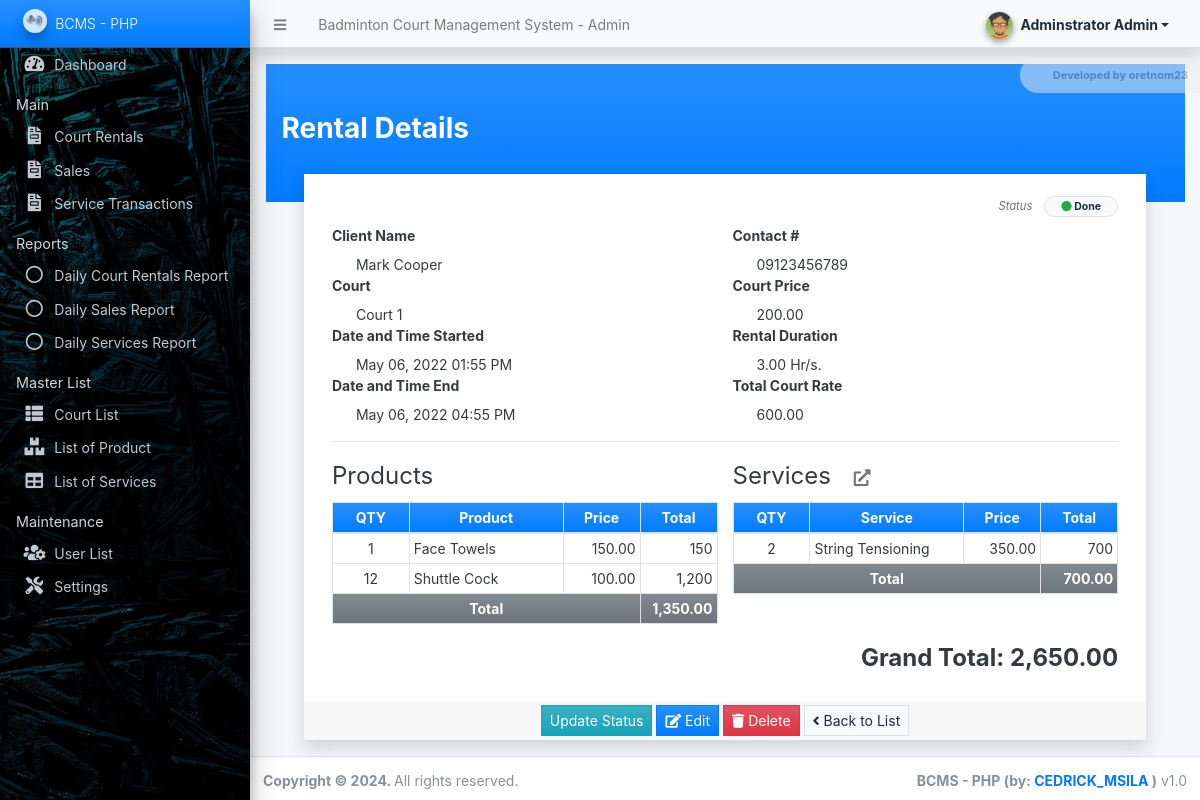
Screenshot of /admin/?page=court_rentals/view_court_rental&id=2 (signed in) with the database file from the repository.
### tables this page shows
CREATE TABLE `sales_transaction_items` (
  `sales_transaction_id` int(30) NOT NULL,
  `product_id` int(30) NOT NULL,
  `price` float(12,2) NOT NULL DEFAULT 0.00,
  `quantity` int(30) NOT NULL DEFAULT 0
);

CREATE TABLE `product_list` (
  `id` int(30) NOT NULL,
  `name` text NOT NULL,
  `price` float(12,2) NOT NULL DEFAULT 0.00,
  `status` tinyint(1) NOT NULL DEFAULT 1,
  `delete_flag` tinyint(1) NOT NULL DEFAULT 0,
  `date_created` datetime NOT NULL DEFAULT current_timestamp(),
  `date_updated` datetime NOT NULL DEFAULT current_timestamp() ON UPDATE current_timestamp()
);

CREATE TABLE `service_transaction_items` (
  `service_transaction_id` int(30) NOT NULL,
  `service_id` int(30) NOT NULL,
  `price` float(12,2) NOT NULL DEFAULT 0.00,
  `quantity` int(30) NOT NULL DEFAULT 0
);

CREATE TABLE `service_list` (
  `id` int(30) NOT NULL,
  `name` text NOT NULL,
  `price` float(12,2) NOT NULL DEFAULT 0.00,
  `status` tinyint(1) NOT NULL DEFAULT 1,
  `delete_flag` tinyint(1) NOT NULL DEFAULT 0,
  `date_created` datetime NOT NULL DEFAULT current_timestamp(),
  `date_updated` datetime NOT NULL DEFAULT current_timestamp() ON UPDATE current_timestamp()
);

### config.php (called while the page is built, shortened)
<?php
function format_num($number = '' , $decimal = ''){
    if(is_numeric($number)){
        $ex = explode(".",$number);
        $decLen = isset($ex[1]) ? strlen($ex[1]) : 0;
        if(is_numeric($decimal)){
            return number_format($number,$decimal);
        }else{
            return number_format($number,$decLen);
        }
    }else{
        return "Invalid Input";
    }
}
?>

### admin/court_rentals/view_court_rental.php (the view, shortened to what this page needs)
<?php
$gtotal = 0;
?>
<div class="mx-0 py-5 px-3 mx-ns-4 bg-gradient-primary">
	<h3><b>Rental Details</b></h3>
</div>
<div class="row justify-content-center" style="margin-top:-2em;">
	<div class="col-lg-11 col-md-11 col-sm-12 col-xs-12">
		<div class="card rounded-0 shadow">
			<div class="card-body">
				<div class="container-fluid">
					<div class="text-right">
						<span><small class="text-muted mr-2"><em>Status</em></small></span>
						<?php $status = isset($status) ? $status : ''; ?>
						<?php
							switch($status){
								case 1:
									echo '<span class="badge badge-light bg-gradient-light py-1 border rounded-pill px-3"><i class="fa fa-circle text-success"></i> Done</span>';
									break;
							}
						?>
					</div>
					<div class="row">
						<div class="col-lg-6 col-md-6 col-sm-12 col-sm-12">
							<label for="control-label">Client Name</label>
							<div class="pl-4"><?= isset($client_name) ? $client_name : '' ?></div>
						</div>
						<div class="col-lg-6 col-md-6 col-sm-12 col-sm-12">
							<label for="control-label">Contact #</label>
							<div class="pl-4"><?= isset($contact) ? $contact : '' ?></div>
						</div>
					</div>
					<div class="row">
						<div class="col-lg-6 col-md-6 col-sm-12 col-sm-12">
							<label for="control-label">Court</label>
							<div class="pl-4"><?= isset($court) ? $court : '' ?></div>
						</div>
						<div class="col-lg-6 col-md-6 col-sm-12 col-sm-12">
							<label for="control-label">Court Price</label>
							<div class="pl-4"><?= isset($court_price) ? format_num($court_price) : '' ?></div>
						</div>
					</div>
					<div class="row">
						<div class="col-lg-6 col-md-6 col-sm-12 col-sm-12">
							<label for="control-label">Date and Time Started</label>
							<div class="pl-4"><?= isset($datetime_start) ? date("M d, Y h:i A", strtotime($datetime_start)) : '' ?></div>
						</div>
						<div class="col-lg-6 col-md-6 col-sm-12 col-sm-12">
							<label for="control-label">Rental Duration</label>
							<div class="pl-4"><?= isset($hours) ? format_num($hours)." Hr/s." : '' ?></div>
						</div>
					</div>
					<div class="row">
						<div class="col-lg-6 col-md-6 col-sm-12 col-sm-12">
							<label for="control-label">Date and Time End</label>
							<div class="pl-4"><?= isset($datetime_end) ? date("M d, Y h:i A", strtotime($datetime_end)) : '' ?></div>
						</div>
						<div class="col-lg-6 col-md-6 col-sm-12 col-sm-12">
							<label for="control-label">Total Court Rate</label>
							<div class="pl-4"><?= isset($total) ? format_num($total) : '' ?></div>
							<?php $gtotal += (isset($total) ? ($total) : 0) ?>
						</div>
					</div>
					<hr>
					<div class="row">
						<div class="col-lg-6 col-md-6 col-sm-12 col-xs-12">
							<fieldset>
								<legend>Products</legend>
								<table class="table table-bordered">
									<colgroup>
										<col width="20%">
										<col width="40%">
										<col width="20%">
										<col width="20%">
									</colgroup>
									<thead>
										<tr class="bg-gradient-primary">
											<th class="p-1 text-center">QTY</th>
											<th class="p-1 text-center">Product</th>
											<th class="p-1 text-center">Price</th>
											<th class="p-1 text-center">Total</th>
										</tr>
									</thead>
									<tbody>
										<?php
										$total = 0;
										if(isset($id)):
											$sales = $conn->query("SELECT s.*, p.name as product FROM `sales_transaction_items` s inner join `product_list` p on s.product_id = p.id where s.sales_transaction_id in (SELECT id FROM `sales_transaction` where court_rental_id = '{$id}')");
											while($row = $sales->fetch_assoc()):
												$total += $row['quantity'] * $row['price'];
										?>
										<tr>
											<td class="p-1 align-middle text-center"><?= format_num($row['quantity']) ?></td>
											<td class="p-1 align-middle"><?=$row['product'] ?></td>
											<td class="p-1 align-middle text-right"><?= format_num($row['price']) ?></td>
											<td class="p-1 align-middle text-right"><?= format_num($row['price'] * $row['quantity']) ?></td>
										</tr>
										<?php endwhile; ?>
										<?php endif; ?>
									</tbody>
									<tfoot>
										<tr class="bg-gradient-secondary">
											<th class="p-1 text-center align-middle" colspan="3">Total</th>
											<th class="p-1 text-right align-middle"><?= format_num($total,2) ?></th>
											<?php $gtotal += (isset($total) ? ($total) : 0) ?>
										</tr>
									</tfoot>
								</table>
							</fieldset>
						</div>
						<div class="col-lg-6 col-md-6 col-sm-12 col-xs-12">
							<fieldset>
								<?php
								if(isset($id)):
									$sqry = $conn->query("SELECT * from `service_transaction` where court_rental_id = '{$id}'");
									if($sqry->num_rows > 0){
										$res  = $sqry->fetch_assoc();
										$sid = $res['id'];
									}
								endif;
								?>
								<legend>Services
									<?php if(isset($sid)): ?>
										<a href="./?page=service_transactions/view_details&id=<?= $sid ?> p-1" class="text-muted text-decoration-none ml-3" target="_blank" style="font-size:.7em !important"><i class="fa fa-external-link-alt"></i></a>
									<?php endif; ?>
								</legend>
								<table class="table table-bordered">
									<colgroup>
										<col width="20%">
										<col width="40%">
										<col width="20%">
										<col width="20%">
									</colgroup>
									<thead>
										<tr class="bg-gradient-primary">
											<th class="p-1 text-center">QTY</th>
											<th class="p-1 text-center">Service</th>
											<th class="p-1 text-center">Price</th>
											<th class="p-1 text-center">Total</th>
										</tr>
									</thead>
									<tbody>
										<?php
										$total = 0;
										if(isset($id)):
											$services = $conn->query("SELECT st.*, s.name as `service` FROM `service_transaction_items` st inner join `service_list` s on st.service_id = s.id where st.service_transaction_id in (SELECT id FROM `service_transaction` where court_rental_id = '{$id}')");
											while($row = $services->fetch_assoc()):
												$total += $row['quantity'] * $row['price'];
										?>
										<tr>
											<td class="p-1 align-middle text-center"><?= format_num($row['quantity']) ?></td>
											<td class="p-1 align-middle"><?=$row['service'] ?></td>
											<td class="p-1 align-middle text-right"><?= format_num($row['price']) ?></td>
											<td class="p-1 align-middle text-right"><?= format_num($row['price'] * $row['quantity']) ?></td>
										</tr>
										<?php endwhile; ?>
										<?php endif; ?>
									</tbody>
									<tfoot>
										<tr class="bg-gradient-secondary">
											<th class="p-1 text-center align-middle" colspan="3">Total</th>
											<th class="p-1 text-right align-middle"><?= format_num($total,2) ?></th>
											<?php $gtotal += (isset($total) ? ($total) : 0) ?>
										</tr>
									</tfoot>
								</table>
							</fieldset>
						</div>
					</div>
					<div class="text-right">
						<h4 class="text-right font-weight-bolder">Grand Total: <?= format_num($gtotal, 2) ?></h4>
					</div>
				</div>
			</div>
			<div class="card-footer py-1 text-center">
				<a class="btn btn-info btn-sm bg-gradient-info rounded-0" href="javascript:void(0)" id="update_status"> Update Status</a>
				<a class="btn btn-primary btn-sm bg-gradient-primary rounded-0" href="./?page=court_rentals/manage_court_rental&id=<?= isset($id) ? $id : '' ?>"><i class="fa fa-edit"></i> Edit</a>
				<button class="btn btn-danger btn-sm bg-gradient-danger rounded-0" type="button" id="delete-data"><i class="fa fa-trash"></i> Delete</button>
				<a class="btn btn-light btn-sm bg-gradient-light border rounded-0" href="./?page=court_rentals"><i class="fa fa-angle-left"></i> Back to List</a>
			</div>
		</div>
	</div>
</div>

### rows the page displays
sales_transaction_items: quantity "1", product.name "Face Towels", price "150.00", format_num($row['price'] * $row['quantity']) "150"
sales_transaction_items: quantity "12", product.name "Shuttle Cock", price "100.00", format_num($row['price'] * $row['quantity']) "1,200"
service_transaction_items: quantity "2", service.name "String Tensioning", price "350.00", format_num($row['price'] * $row['quantity']) "700"

### other values shown
$_settings->info('name') "Badminton Court Management System"
$_settings->userdata('firstname').' '.$_settings->userdata('lastname') "Adminstrator Admin"
$_settings->info('short_name') "BCMS - PHP"
$client_name "Mark Cooper"
$contact "09123456789"
$court "Court 1"
format_num($court_price) "200.00"
date("M d, Y h:i A", strtotime($datetime_start)) "May 06, 2022 01:55 PM"
format_num($hours) "3.00"
date("M d, Y h:i A", strtotime($datetime_end)) "May 06, 2022 04:55 PM"
format_num($total) "600.00"
format_num($total,2) "1,350.00"
format_num($total,2) "700.00"
format_num($gtotal, 2) "2,650.00"
